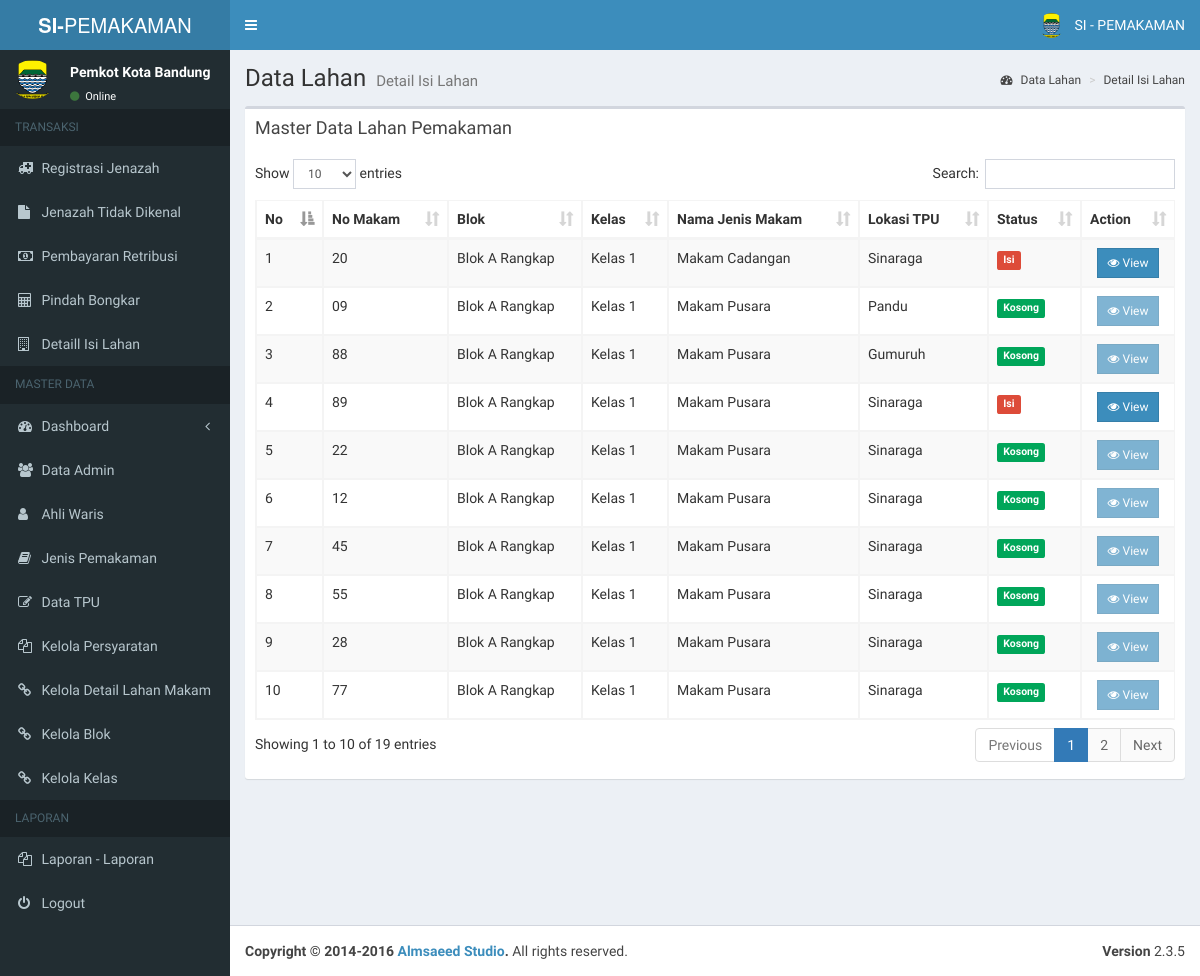
Before: /pages/admin/kelola_isi_lahan.php (signed in) with the older database file.
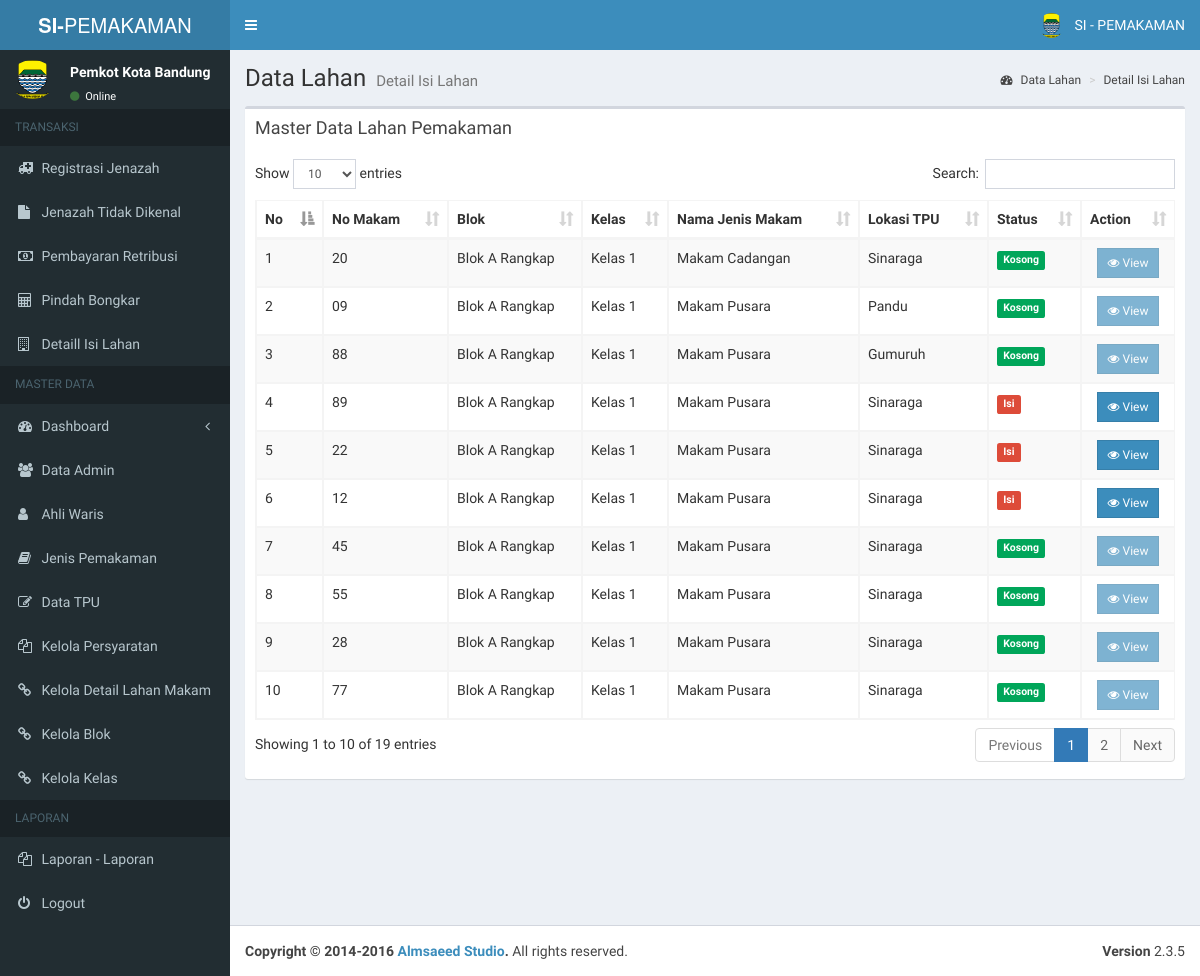
After: the same page with the newer database file.
### tables this page shows
CREATE TABLE IF NOT EXISTS `detail_makam` (
  `id_detail_makam` int(15) NOT NULL,
  `no_makam` varchar(20) DEFAULT NULL,
  `id_blok` int(50) DEFAULT NULL,
  `id_kelas` int(20) DEFAULT NULL,
  `id_jenis_makam` varchar(10) DEFAULT NULL,
  `id_tpu` varchar(10) DEFAULT NULL,
  `status_makam` varchar(40) DEFAULT NULL
);

CREATE TABLE IF NOT EXISTS `blok` (
  `id_blok` int(11) NOT NULL,
  `nama_blok` varchar(255) DEFAULT NULL
);

CREATE TABLE IF NOT EXISTS `kelas` (
  `id_kelas` int(11) NOT NULL,
  `nama_kelas` varchar(255) DEFAULT NULL
);

CREATE TABLE IF NOT EXISTS `jenis_makam` (
  `id_jenis_makam` varchar(10) NOT NULL,
  `nama_jenis_makam` varchar(30) NOT NULL,
  `harga` int(11) DEFAULT NULL
);

CREATE TABLE IF NOT EXISTS `tpu` (
  `id_tpu` varchar(10) NOT NULL,
  `wilayah_tpu` varchar(30) NOT NULL,
  `alamat_tpu` text NOT NULL,
  `tahun_berdiri` varchar(10) NOT NULL,
  `luas_lahan` double NOT NULL
);

### pages/admin/kelola_isi_lahan.php (the view, shortened to what this page needs)
<?php include('header.php'); ?>
<?php include('nav.php'); ?>
<div class="content-wrapper">
  <section class="content-header">
    <h1>
      Data Lahan
      <small>Detail Isi Lahan</small>
    </h1>
    <ol class="breadcrumb">
      <li><a href="#"><i class="fa fa-dashboard"></i> Data Lahan</a></li>
      <li><a href="#">Detail Isi Lahan</a></li>
    </ol>
  </section>
  <section class="content">
    <div class="row">
      <div class="col-xs-12">
        <div class="box">
          <div class="box-header">
            <h3 class="box-title">Master Data Lahan Pemakaman</h3>
            <div class="box-header pull-right">
            </div>
          </div>
          <div class="box-body">
            <div class="table-responsive">
              <table id="example1" class="table table-bordered table-striped">
                <thead>
                  <tr>
                    <th>No</th>
                    <th>No Makam</th>
                    <th>Blok</th>
                    <th>Kelas</th>
                    <th>Nama Jenis Makam</th>
                    <th>Lokasi TPU</th>
                    <th>Status</th>
                    <th>Action</th>
                  </tr>
                </thead>
                <tbody>
                  <?php
                  $no=1;
                  $dis_view = '';
                  $sql = mysql_query("SELECT * FROM detail_makam,jenis_makam,kelas,blok,tpu
                    WHERE detail_makam.id_blok  = blok.id_blok
                    AND detail_makam.id_kelas = kelas.id_kelas
                    AND detail_makam.id_jenis_makam = jenis_makam.id_jenis_makam
                    AND detail_makam.id_tpu = tpu.id_tpu")or die(mysql_error());
                  while($row = mysql_fetch_array($sql)){
                    if($row['status_makam']==0){
                      $dis_view = 'disabled';
                      $ket = '<span class="label label-success">Kosong</span>';
                    }else{
                      $dis_view = '';
                      $ket = '<span class="label label-danger">Isi</span>';
                    }
                    ?>
                    <tr>
                      <form method="POST" action="">
                        <td><?php echo $no; ?></td>
                        <td><?php echo $row['no_makam'] ?></td>
                        <td><?php echo $row['nama_blok'] ?> Rangkap</td>
                        <td><?php echo $row['nama_kelas'] ?></td>
                        <td><?php echo $row['nama_jenis_makam'] ?></td>
                        <td><?php echo $row['wilayah_tpu'] ?></td>
                        <td><?php echo $ket ?></td>
                        <td align="center">
                          <a href="#" class='open_modal' id='<?php echo $row['id_detail_makam']; ?>'>
                           <button <?php echo $dis_view; ?> type="button" class="btn btn-primary btn-flat btn-sm">
                            <i class="fa fa-eye"></i> View</button></a>
                          </td>
                        </form>
                      </tr>
                      <?php $no++; } ?>
                    </tbody>
                  </table>
                </div>
              </div>
            </div>
          </div>
        </div>
      </section>
    </div>
   <?php include('footer.php'); ?>

Changed rows visible on the page:
changed detail_makam "Makam Cadangan": status_makam "Isi" → "Kosong"
changed detail_makam (number 5 of 10 on the later page): status_makam "Kosong" → "Isi"
changed detail_makam (number 6 of 10 on the later page): status_makam "Kosong" → "Isi"
